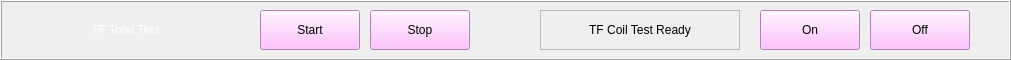
  <widget class="QFrame" name="frame" >
   <property name="geometry" >
    <rect>
     <x>20</x>
     <y>690</y>
     <width>1011</width>
     <height>60</height>
    </rect>
   </property>
   <property name="styleSheet" >
    <string/>
   </property>
   <property name="frameShape" >
    <enum>QFrame::Box</enum>
   </property>
   <property name="frameShadow" >
    <enum>QFrame::Raised</enum>
   </property>
   <widget class="QLabel" name="label_4" >
    <property name="geometry" >
     <rect>
      <x>10</x>
      <y>10</y>
      <width>231</width>
      <height>40</height>
     </rect>
    </property>
    <property name="font" >
     <font/>
    </property>
    <property name="styleSheet" >
     <string>color:white;</string>
    </property>
    <property name="text" >
     <string>TF Total Test</string>
    </property>
    <property name="alignment" >
     <set>Qt::AlignCenter</set>
    </property>
   </widget>
   <widget class="CAPushButton" name="caPushButton" >
    <property name="geometry" >
     <rect>
      <x>260</x>
      <y>10</y>
      <width>100</width>
      <height>40</height>
     </rect>
    </property>
    <property name="font" >
     <font/>
    </property>
    <property name="styleSheet" >
     <string>background-color: rgb(255, 176, 255);</string>
    </property>
    <property name="text" >
     <string>Start</string>
    </property>
    <property name="checked" >
     <bool>false</bool>
    </property>
    <property name="buttonType" >
     <enum>CAPushButton::TrueButton</enum>
    </property>
    <property name="pvname" >
     <string>QDS:MAIN:TF1:BO18:TSTART</string>
    </property>
    <property name="truelabel" >
     <string>Start</string>
    </property>
    <property name="falselabel" >
     <string>Start</string>
    </property>
   </widget>
   <widget class="CAPushButton" name="caPushButton_2" >
    <property name="geometry" >
     <rect>
      <x>370</x>
      <y>10</y>
      <width>100</width>
      <height>40</height>
     </rect>
    </property>
    <property name="font" >
     <font/>
    </property>
    <property name="styleSheet" >
     <string>background-color: rgb(255, 176, 255);</string>
    </property>
    <property name="text" >
     <string>Stop</string>
    </property>
    <property name="checked" >
     <bool>false</bool>
    </property>
    <property name="buttonType" >
     <enum>CAPushButton::FalseButton</enum>
    </property>
    <property name="pvname" >
     <string>QDS:MAIN:TF1:BO18:TSTART</string>
    </property>
    <property name="truelabel" >
     <string>Stop</string>
    </property>
    <property name="falselabel" >
     <string>Stop</string>
    </property>
   </widget>
   <widget class="CALabel" name="caLabel_29" >
    <property name="geometry" >
     <rect>
      <x>540</x>
      <y>10</y>
      <width>200</width>
      <height>40</height>
     </rect>
    </property>
    <property name="font" >
     <font/>
    </property>
    <property name="frameShape" >
     <enum>QFrame::StyledPanel</enum>
    </property>
    <property name="text" >
     <string>TF Coil Test Ready</string>
    </property>
    <property name="alignment" >
     <set>Qt::AlignCenter</set>
    </property>
    <property name="pvname" >
     <string>QDS:MAIN:TF1:BI16:TESTREADY</string>
    </property>
    <property name="cmode" stdset="0" >
     <enum>CALabel::IfNotZero</enum>
    </property>
    <property name="fillcol" stdset="0" >
     <color>
      <red>0</red>
      <green>255</green>
      <blue>0</blue>
     </color>
    </property>
    <property name="truelabel" >
     <string>TF Coil Test Ready</string>
    </property>
    <property name="falselabel" >
     <string>TF Coil Test Ready</string>
    </property>
   </widget>
   <widget class="CAPushButton" name="caPushButton_4" >
    <property name="geometry" >
     <rect>
      <x>760</x>
      <y>10</y>
      <width>100</width>
      <height>40</height>
     </rect>
    </property>
    <property name="font" >
     <font/>
    </property>
    <property name="styleSheet" >
     <string>background-color: rgb(255, 176, 255);</string>
    </property>
    <property name="text" >
     <string>On</string>
    </property>
    <property name="checked" >
     <bool>false</bool>
    </property>
    <property name="buttonType" >
     <enum>CAPushButton::TrueButton</enum>
    </property>
    <property name="pvlist" stdset="0" >
     <stringlist/>
    </property>
    <property name="pvname" >
     <string>QDS:MAIN:TF1:BO16:TESTREADY</string>
    </property>
    <property name="truelabel" >
     <string>On</string>
    </property>
    <property name="falselabel" >
     <string>On</string>
    </property>
   </widget>
   <widget class="CAPushButton" name="caPushButton_3" >
    <property name="geometry" >
     <rect>
      <x>870</x>
      <y>10</y>
      <width>100</width>
      <height>40</height>
     </rect>
    </property>
    <property name="font" >
     <font/>
    </property>
    <property name="styleSheet" >
     <string>background-color: rgb(255, 176, 255);</string>
    </property>
    <property name="text" >
     <string>Off</string>
    </property>
    <property name="checked" >
     <bool>false</bool>
    </property>
    <property name="buttonType" >
     <enum>CAPushButton::FalseButton</enum>
    </property>
    <property name="pvname" >
     <string>QDS:MAIN:TF1:BO16:TESTREADY</string>
    </property>
    <property name="truelabel" >
     <string>Off</string>
    </property>
    <property name="falselabel" >
     <string>Off</string>
    </property>
   </widget>
  </widget>
